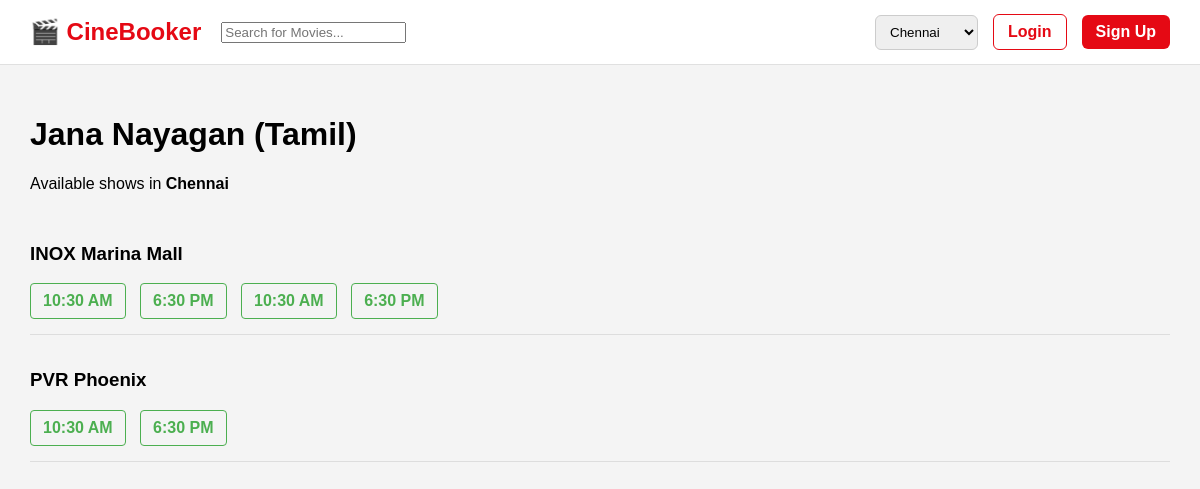
/book/4, run on the app's committed database.
### models.py (models this page shows)
class Movie(db.Model):
    id = db.Column(db.Integer, primary_key=True)
    title = db.Column(db.String(120), nullable=False)
    language = db.Column(db.String(50))
    poster = db.Column(db.String(200))

class Theatre(db.Model):
    id = db.Column(db.Integer, primary_key=True)
    name = db.Column(db.String(100), nullable=False)
    city = db.Column(db.String(50), nullable=False)
    __table_args__ = (
        db.UniqueConstraint("name", "city", name="unique_theatre_city"),
    )

class Show(db.Model):
    id = db.Column(db.Integer, primary_key=True)
    movie_id = db.Column(db.Integer, db.ForeignKey("movie.id"), nullable=False)
    theatre_id = db.Column(db.Integer, db.ForeignKey("theatre.id"), nullable=False)
    show_time = db.Column(db.String(20), nullable=False)
    __table_args__ = (
        db.UniqueConstraint(
            "movie_id", "theatre_id", "show_time",
            name="unique_show"
        ),
    )
    movie = db.relationship("Movie", backref="shows")
    theatre = db.relationship("Theatre", backref="shows")

### app.py (the view)
@app.route("/book/<int:movie_id>")
def book(movie_id):
    city = session.get("city", "Chennai")
    movie = Movie.query.get_or_404(movie_id)
    shows = (
        Show.query.join(Theatre)
        .filter(Show.movie_id == movie_id, Theatre.city == city)
        .all()
    )
    theatre_map = {}
    for show in shows:
        t = show.theatre
        theatre_map.setdefault(t.id, {"theatre": t, "shows": []})
        theatre_map[t.id]["shows"].append(show)
    return render_template(
        "booking.html",
        movie=movie,
        theatre_map=theatre_map,
        city=city
    )

### templates/booking.html
{% extends "base.html" %}
{% block content %}
<h1>{{ movie.title }} ({{ movie.language }})</h1>
<p>Available shows in <b>{{ city }}</b></p>
<div class="theatres">
    {% for data in theatre_map.values() %}
        <div class="theatre-card">
            <h3>{{ data.theatre.name }}</h3>
            <div class="show-times">
                {% for show in data.shows %}
                    <a href="/seats/{{ show.id }}" class="show-time">
                        {{ show.show_time }}
                    </a>
                {% endfor %}
            </div>
        </div>
    {% else %}
        <p>No shows available for this location.</p>
    {% endfor %}
</div>
{% endblock %}

### static/css/style.css (style rules this page uses)
:root { --primary: #e50914; --primary-dark: #b20710; --success: #2ecc71; --text-dark: #222; --text-light: #666; --bg-light: #f6f7f9; --card-bg: #ffffff; --border: #e0e0e0; }
body { margin: 0; font-family: Arial, sans-serif; background: #f4f4f4; }
.theatre-card { border-bottom: 1px solid #ddd; padding: 15px 0; }
.show-times { margin-top: 8px; }
.show-time { display: inline-block; padding: 8px 12px; margin-right: 10px; border: 1px solid #4caf50; border-radius: 4px; color: #4caf50; text-decoration: none; font-weight: bold; }

### data on the page
Movie: title "Jana Nayagan", language "Tamil"
Theatre: theatre.name "INOX Marina Mall"
Show: show_time "10:30 AM"
Show: show_time "6:30 PM"
Show: show_time "10:30 AM"
Show: show_time "6:30 PM"
Theatre: theatre.name "PVR Phoenix"
Show: show_time "10:30 AM"
Show: show_time "6:30 PM"

### other printed values
{{ city }} "Chennai"
